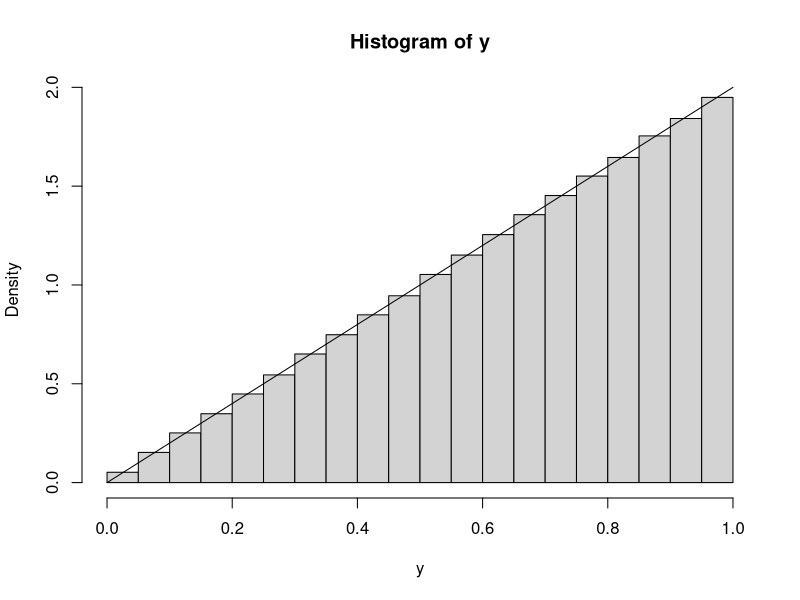
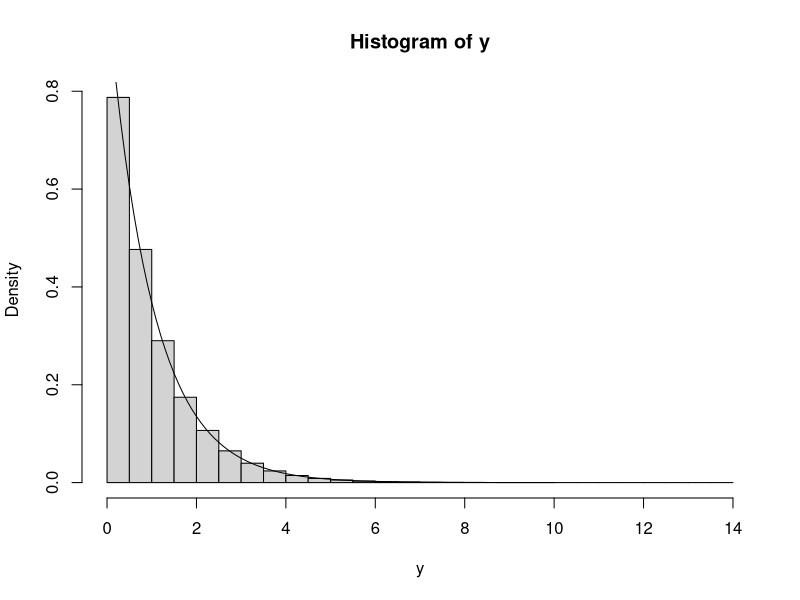
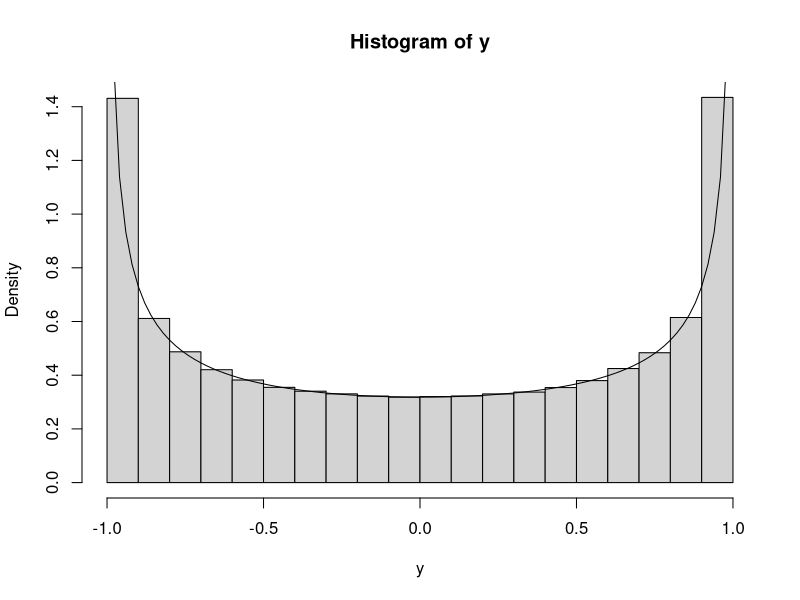

Write R code to recreate these figures, in order.
# 5-1
x <- runif(1000000)
y <- sqrt(x)
hist(y, prob=TRUE)
curve(2*x, 0, 1, add=TRUE)

# 5-2
x <- runif(1000000)
y <- -log(1-x)
hist(y, prob=TRUE)
curve(exp(-x), 0, 10, add=TRUE)

# 5-3
x <- runif(1000000, min=-pi/2, max=pi/2)
y <- sin(x)
hist(y, prob=TRUE)
curve(1/sqrt(1-x^2)/pi, -1, 1, add=TRUE)
